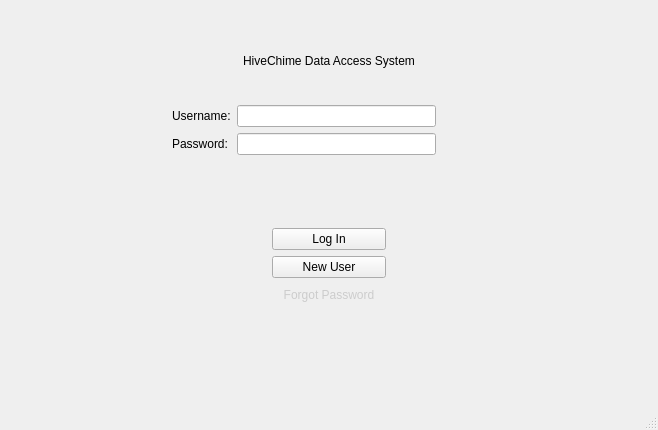
<?xml version="1.0" encoding="UTF-8"?>
<ui version="4.0">
 <class>MainWindow</class>
 <widget class="QMainWindow" name="MainWindow">
  <property name="geometry">
   <rect>
    <x>0</x>
    <y>0</y>
    <width>658</width>
    <height>430</height>
   </rect>
  </property>
  <property name="windowTitle">
   <string>MainWindow</string>
  </property>
  <widget class="QWidget" name="centralWidget">
   <layout class="QHBoxLayout" name="horizontalLayout">
    <item>
     <widget class="QStackedWidget" name="stackedWidget">
      <widget class="QWidget" name="s_login">
       <layout class="QVBoxLayout" name="verticalLayout">
        <item>
         <widget class="QLabel" name="s0_l_title">
          <property name="text">
           <string>HiveChime Data Access System</string>
          </property>
          <property name="alignment">
           <set>Qt::AlignCenter</set>
          </property>
         </widget>
        </item>
        <item>
         <layout class="QFormLayout" name="inputs">
          <property name="fieldGrowthPolicy">
           <enum>QFormLayout::AllNonFixedFieldsGrow</enum>
          </property>
          <property name="labelAlignment">
           <set>Qt::AlignLeading|Qt::AlignLeft|Qt::AlignVCenter</set>
          </property>
          <property name="formAlignment">
           <set>Qt::AlignLeading|Qt::AlignLeft|Qt::AlignTop</set>
          </property>
          <property name="leftMargin">
           <number>150</number>
          </property>
          <property name="rightMargin">
           <number>200</number>
          </property>
          <item row="0" column="0">
           <widget class="QLabel" name="s0_l_username">
            <property name="text">
             <string>Username:</string>
            </property>
           </widget>
          </item>
          <item row="0" column="1">
           <widget class="QLineEdit" name="s0_le_username">
            <property name="text">
             <string/>
            </property>
           </widget>
          </item>
          <item row="1" column="0">
           <widget class="QLabel" name="s0_l_password">
            <property name="text">
             <string>Password:</string>
            </property>
           </widget>
          </item>
          <item row="1" column="1">
           <widget class="QLineEdit" name="s0_le_password">
            <property name="text">
             <string/>
            </property>
            <property name="echoMode">
             <enum>QLineEdit::Password</enum>
            </property>
           </widget>
          </item>
         </layout>
        </item>
        <item>
         <spacer name="verticalSpacer">
          <property name="orientation">
           <enum>Qt::Vertical</enum>
          </property>
          <property name="sizeType">
           <enum>QSizePolicy::Fixed</enum>
          </property>
          <property name="sizeHint" stdset="0">
           <size>
            <width>20</width>
            <height>40</height>
           </size>
          </property>
         </spacer>
        </item>
        <item>
         <layout class="QVBoxLayout" name="buttons">
          <property name="sizeConstraint">
           <enum>QLayout::SetDefaultConstraint</enum>
          </property>
          <property name="leftMargin">
           <number>250</number>
          </property>
          <property name="rightMargin">
           <number>250</number>
          </property>
          <item>
           <widget class="QPushButton" name="s0_pb_Login">
            <property name="maximumSize">
             <size>
              <width>620</width>
              <height>16777215</height>
             </size>
            </property>
            <property name="text">
             <string>Log In</string>
            </property>
           </widget>
          </item>
          <item>
           <widget class="QPushButton" name="s0_pb_NewUser">
            <property name="text">
             <string>New User</string>
            </property>
           </widget>
          </item>
          <item>
           <widget class="QPushButton" name="s0_pb_ForgotPassword">
            <property name="palette">
             <palette>
              <active>
               <colorrole role="WindowText">
                <brush brushstyle="SolidPattern">
                 <color alpha="255">
                  <red>204</red>
                  <green>204</green>
                  <blue>204</blue>
                 </color>
                </brush>
               </colorrole>
               <colorrole role="Text">
                <brush brushstyle="SolidPattern">
                 <color alpha="255">
                  <red>204</red>
                  <green>204</green>
                  <blue>204</blue>
                 </color>
                </brush>
               </colorrole>
               <colorrole role="ButtonText">
                <brush brushstyle="SolidPattern">
                 <color alpha="255">
                  <red>204</red>
                  <green>204</green>
                  <blue>204</blue>
                 </color>
                </brush>
               </colorrole>
               <colorrole role="PlaceholderText">
                <brush brushstyle="NoBrush">
                 <color alpha="128">
                  <red>204</red>
                  <green>204</green>
                  <blue>204</blue>
                 </color>
                </brush>
               </colorrole>
              </active>
              <inactive>
               <colorrole role="WindowText">
                <brush brushstyle="SolidPattern">
                 <color alpha="255">
                  <red>204</red>
                  <green>204</green>
                  <blue>204</blue>
                 </color>
                </brush>
               </colorrole>
               <colorrole role="Text">
                <brush brushstyle="SolidPattern">
                 <color alpha="255">
                  <red>204</red>
                  <green>204</green>
                  <blue>204</blue>
                 </color>
                </brush>
               </colorrole>
               <colorrole role="ButtonText">
                <brush brushstyle="SolidPattern">
                 <color alpha="255">
                  <red>204</red>
                  <green>204</green>
                  <blue>204</blue>
                 </color>
                </brush>
               </colorrole>
               <colorrole role="PlaceholderText">
                <brush brushstyle="NoBrush">
                 <color alpha="128">
                  <red>204</red>
                  <green>204</green>
                  <blue>204</blue>
                 </color>
                </brush>
               </colorrole>
              </inactive>
              <disabled>
               <colorrole role="WindowText">
                <brush brushstyle="SolidPattern">
                 <color alpha="255">
                  <red>204</red>
                  <green>204</green>
                  <blue>204</blue>
                 </color>
                </brush>
               </colorrole>
               <colorrole role="Text">
                <brush brushstyle="SolidPattern">
                 <color alpha="255">
                  <red>204</red>
                  <green>204</green>
                  <blue>204</blue>
                 </color>
                </brush>
               </colorrole>
               <colorrole role="ButtonText">
                <brush brushstyle="SolidPattern">
                 <color alpha="255">
                  <red>204</red>
                  <green>204</green>
                  <blue>204</blue>
                 </color>
                </brush>
               </colorrole>
               <colorrole role="PlaceholderText">
                <brush brushstyle="NoBrush">
                 <color alpha="128">
                  <red>204</red>
                  <green>204</green>
                  <blue>204</blue>
                 </color>
                </brush>
               </colorrole>
              </disabled>
             </palette>
            </property>
            <property name="styleSheet">
             <string notr="true">color:  #ccc;</string>
            </property>
            <property name="text">
             <string>Forgot Password</string>
            </property>
            <property name="autoDefault">
             <bool>false</bool>
            </property>
            <property name="flat">
             <bool>true</bool>
            </property>
           </widget>
          </item>
         </layout>
        </item>
        <item>
         <widget class="QLabel" name="s0_l_status">
          <property name="maximumSize">
           <size>
            <width>16777215</width>
            <height>74</height>
           </size>
          </property>
          <property name="text">
           <string/>
          </property>
          <property name="alignment">
           <set>Qt::AlignCenter</set>
          </property>
          <property name="wordWrap">
           <bool>true</bool>
          </property>
         </widget>
        </item>
       </layout>
      </widget>
      <widget class="QWidget" name="s_newUser">
       <widget class="QLabel" name="s1_l_status">
        <property name="geometry">
         <rect>
          <x>460</x>
          <y>80</y>
          <width>181</width>
          <height>201</height>
         </rect>
        </property>
        <property name="text">
         <string/>
        </property>
        <property name="alignment">
         <set>Qt::AlignCenter</set>
        </property>
        <property name="wordWrap">
         <bool>true</bool>
        </property>
       </widget>
       <widget class="QWidget" name="layoutWidget">
        <property name="geometry">
         <rect>
          <x>200</x>
          <y>10</y>
          <width>261</width>
          <height>281</height>
         </rect>
        </property>
        <layout class="QVBoxLayout" name="verticalLayout_2">
         <item>
          <widget class="QLabel" name="s1_l_title">
           <property name="text">
            <string>New User</string>
           </property>
           <property name="alignment">
            <set>Qt::AlignCenter</set>
           </property>
          </widget>
         </item>
         <item>
          <layout class="QFormLayout" name="formLayout">
           <property name="horizontalSpacing">
            <number>0</number>
           </property>
           <item row="0" column="0">
            <widget class="QLabel" name="s1_l_username">
             <property name="text">
              <string>Username</string>
             </property>
             <property name="alignment">
              <set>Qt::AlignLeading|Qt::AlignLeft|Qt::AlignVCenter</set>
             </property>
            </widget>
           </item>
           <item row="0" column="1">
            <widget class="QLineEdit" name="s1_le_username"/>
           </item>
           <item row="1" column="0">
            <widget class="QLabel" name="s1_l_password">
             <property name="text">
              <string>Password</string>
             </property>
             <property name="alignment">
              <set>Qt::AlignCenter</set>
             </property>
            </widget>
           </item>
           <item row="1" column="1">
            <widget class="QLineEdit" name="s1_le_password">
             <property name="echoMode">
              <enum>QLineEdit::Password</enum>
             </property>
            </widget>
           </item>
           <item row="2" column="0">
            <widget class="QLabel" name="s1_l_confirmPassword">
             <property name="text">
              <string>Confirm Password</string>
             </property>
             <property name="alignment">
              <set>Qt::AlignCenter</set>
             </property>
            </widget>
           </item>
           <item row="2" column="1">
            <widget class="QLineEdit" name="s1_le_confirmPassword">
             <property name="echoMode">
              <enum>QLineEdit::Password</enum>
             </property>
            </widget>
           </item>
           <item row="3" column="0">
            <widget class="QLabel" name="s1_l_firstName">
             <property name="text">
              <string>First Name</string>
             </property>
             <property name="alignment">
              <set>Qt::AlignCenter</set>
             </property>
            </widget>
           </item>
           <item row="3" column="1">
            <widget class="QLineEdit" name="s1_le_firstName">
             <property name="text">
              <string/>
             </property>
            </widget>
           </item>
           <item row="4" column="0">
            <widget class="QLabel" name="s1_l_lastName">
             <property name="text">
              <string>Last Name</string>
             </property>
             <property name="alignment">
              <set>Qt::AlignCenter</set>
             </property>
            </widget>
           </item>
           <item row="4" column="1">
            <widget class="QLineEdit" name="s1_le_lastName">
             <property name="text">
              <string/>
             </property>
             <property name="echoMode">
              <enum>QLineEdit::Normal</enum>
             </property>
            </widget>
           </item>
           <item row="5" column="0">
            <widget class="QLabel" name="s1_l_email">
             <property name="text">
              <string>Email</string>
             </property>
             <property name="alignment">
              <set>Qt::AlignCenter</set>
             </property>
            </widget>
           </item>
           <item row="5" column="1">
            <widget class="QLineEdit" name="s1_le_email">
             <property name="text">
              <string/>
             </property>
             <property name="echoMode">
              <enum>QLineEdit::Normal</enum>
             </property>
            </widget>
           </item>
          </layout>
         </item>
         <item>
          <layout class="QHBoxLayout" name="horizontalLayout_2">
           <item>
            <widget class="QPushButton" name="s1_pb_back">
             <property name="text">
              <string>Back</string>
             </property>
            </widget>
           </item>
           <item>
            <widget class="QPushButton" name="s1_pb_CreateUser">
             <property name="text">
              <string>Create User</string>
             </property>
            </widget>
           </item>
          </layout>
         </item>
        </layout>
       </widget>
      </widget>
      <widget class="QWidget" name="s_forgotPassword">
       <widget class="QPushButton" name="s2_pb_reset">
        <property name="geometry">
         <rect>
          <x>250</x>
          <y>220</y>
          <width>121</width>
          <height>25</height>
         </rect>
        </property>
        <property name="text">
         <string>Reset Password</string>
        </property>
       </widget>
       <widget class="QLineEdit" name="s2_le_username">
        <property name="geometry">
         <rect>
          <x>230</x>
          <y>70</y>
          <width>171</width>
          <height>31</height>
         </rect>
        </property>
       </widget>
       <widget class="QLineEdit" name="s2_le_newPassword">
        <property name="geometry">
         <rect>
          <x>230</x>
          <y>120</y>
          <width>171</width>
          <height>31</height>
         </rect>
        </property>
        <property name="echoMode">
         <enum>QLineEdit::Password</enum>
        </property>
       </widget>
       <widget class="QLineEdit" name="s2_le_confPassword">
        <property name="geometry">
         <rect>
          <x>230</x>
          <y>170</y>
          <width>171</width>
          <height>31</height>
         </rect>
        </property>
        <property name="echoMode">
         <enum>QLineEdit::Password</enum>
        </property>
       </widget>
       <widget class="QLabel" name="s2_l_title">
        <property name="geometry">
         <rect>
          <x>233</x>
          <y>10</y>
          <width>171</width>
          <height>41</height>
         </rect>
        </property>
        <property name="text">
         <string>Reset password</string>
        </property>
        <property name="alignment">
         <set>Qt::AlignCenter</set>
        </property>
       </widget>
       <widget class="QLabel" name="s2_l_username">
        <property name="geometry">
         <rect>
          <x>80</x>
          <y>70</y>
          <width>131</width>
          <height>31</height>
         </rect>
        </property>
        <property name="text">
         <string>Username</string>
        </property>
        <property name="alignment">
         <set>Qt::AlignCenter</set>
        </property>
       </widget>
       <widget class="QLabel" name="s2_l_newPassword">
        <property name="geometry">
         <rect>
          <x>80</x>
          <y>120</y>
          <width>131</width>
          <height>31</height>
         </rect>
        </property>
        <property name="text">
         <string>New Password</string>
        </property>
        <property name="alignment">
         <set>Qt::AlignCenter</set>
        </property>
       </widget>
       <widget class="QLabel" name="s2_l_confPassword">
        <property name="geometry">
         <rect>
          <x>80</x>
          <y>170</y>
          <width>131</width>
          <height>31</height>
         </rect>
        </property>
        <property name="text">
         <string>Confirm Password</string>
        </property>
        <property name="alignment">
         <set>Qt::AlignCenter</set>
        </property>
       </widget>
       <widget class="QLabel" name="s2_l_status">
        <property name="geometry">
         <rect>
          <x>160</x>
          <y>300</y>
          <width>281</width>
          <height>71</height>
         </rect>
        </property>
        <property name="text">
         <string/>
        </property>
        <property name="alignment">
         <set>Qt::AlignCenter</set>
        </property>
        <property name="wordWrap">
         <bool>true</bool>
        </property>
       </widget>
      </widget>
      <widget class="QWidget" name="s_homeScreen">
       <widget class="QLabel" name="s3_l_title">
        <property name="geometry">
         <rect>
          <x>220</x>
          <y>10</y>
          <width>211</width>
          <height>31</height>
         </rect>
        </property>
        <property name="text">
         <string>Home Screen</string>
        </property>
        <property name="alignment">
         <set>Qt::AlignCenter</set>
        </property>
       </widget>
       <widget class="QLabel" name="s3_l_status">
        <property name="geometry">
         <rect>
          <x>250</x>
          <y>46</y>
          <width>151</width>
          <height>91</height>
         </rect>
        </property>
        <property name="text">
         <string/>
        </property>
        <property name="alignment">
         <set>Qt::AlignCenter</set>
        </property>
        <property name="wordWrap">
         <bool>true</bool>
        </property>
       </widget>
       <widget class="QPushButton" name="s3_pb_logout">
        <property name="geometry">
         <rect>
          <x>240</x>
          <y>340</y>
          <width>151</width>
          <height>41</height>
         </rect>
        </property>
        <property name="text">
         <string>Logout</string>
        </property>
       </widget>
       <widget class="QPushButton" name="s3_pb_beeChimes">
        <property name="geometry">
         <rect>
          <x>400</x>
          <y>70</y>
          <width>151</width>
          <height>41</height>
         </rect>
        </property>
        <property name="text">
         <string>BeeChimes</string>
        </property>
       </widget>
       <widget class="QSlider" name="s3_hs_scale">
        <property name="geometry">
         <rect>
          <x>390</x>
          <y>170</y>
          <width>171</width>
          <height>16</height>
         </rect>
        </property>
        <property name="minimum">
         <number>-3</number>
        </property>
        <property name="maximum">
         <number>3</number>
        </property>
        <property name="orientation">
         <enum>Qt::Horizontal</enum>
        </property>
       </widget>
       <widget class="QLabel" name="s3_l_scale">
        <property name="geometry">
         <rect>
          <x>390</x>
          <y>140</y>
          <width>171</width>
          <height>20</height>
         </rect>
        </property>
        <property name="text">
         <string>Time Scale</string>
        </property>
        <property name="alignment">
         <set>Qt::AlignCenter</set>
        </property>
       </widget>
       <widget class="QLabel" name="s3_l_scaleMin">
        <property name="geometry">
         <rect>
          <x>320</x>
          <y>170</y>
          <width>57</width>
          <height>16</height>
         </rect>
        </property>
        <property name="text">
         <string>1/8 x</string>
        </property>
        <property name="alignment">
         <set>Qt::AlignCenter</set>
        </property>
       </widget>
       <widget class="QLabel" name="s3_l_scaleMax">
        <property name="geometry">
         <rect>
          <x>570</x>
          <y>170</y>
          <width>57</width>
          <height>16</height>
         </rect>
        </property>
        <property name="text">
         <string>8 x</string>
        </property>
        <property name="alignment">
         <set>Qt::AlignCenter</set>
        </property>
       </widget>
       <widget class="QLabel" name="s3_l_incrementMin">
        <property name="geometry">
         <rect>
          <x>320</x>
          <y>240</y>
          <width>57</width>
          <height>16</height>
         </rect>
        </property>
        <property name="text">
         <string>1/8 s</string>
        </property>
        <property name="alignment">
         <set>Qt::AlignCenter</set>
        </property>
       </widget>
       <widget class="QLabel" name="s3_l_incrementMax">
        <property name="geometry">
         <rect>
          <x>570</x>
          <y>240</y>
          <width>57</width>
          <height>16</height>
         </rect>
        </property>
        <property name="text">
         <string>8 s</string>
        </property>
        <property name="alignment">
         <set>Qt::AlignCenter</set>
        </property>
       </widget>
       <widget class="QSlider" name="s3_hs_increment">
        <property name="geometry">
         <rect>
          <x>390</x>
          <y>240</y>
          <width>171</width>
          <height>16</height>
         </rect>
        </property>
        <property name="minimum">
         <number>-3</number>
        </property>
        <property name="maximum">
         <number>3</number>
        </property>
        <property name="orientation">
         <enum>Qt::Horizontal</enum>
        </property>
       </widget>
       <widget class="QLabel" name="s3_l_increment">
        <property name="geometry">
         <rect>
          <x>390</x>
          <y>210</y>
          <width>171</width>
          <height>20</height>
         </rect>
        </property>
        <property name="text">
         <string>Time Increment</string>
        </property>
        <property name="alignment">
         <set>Qt::AlignCenter</set>
        </property>
       </widget>
       <widget class="QLabel" name="s3_l_pSimPlayedMin">
        <property name="geometry">
         <rect>
          <x>320</x>
          <y>310</y>
          <width>57</width>
          <height>16</height>
         </rect>
        </property>
        <property name="text">
         <string>1</string>
        </property>
        <property name="alignment">
         <set>Qt::AlignCenter</set>
        </property>
       </widget>
       <widget class="QLabel" name="s3_l_pSimPlayedMax">
        <property name="geometry">
         <rect>
          <x>570</x>
          <y>310</y>
          <width>57</width>
          <height>16</height>
         </rect>
        </property>
        <property name="text">
         <string>100</string>
        </property>
        <property name="alignment">
         <set>Qt::AlignCenter</set>
        </property>
       </widget>
       <widget class="QSlider" name="s3_hs_pSimPlayed">
        <property name="geometry">
         <rect>
          <x>390</x>
          <y>310</y>
          <width>171</width>
          <height>16</height>
         </rect>
        </property>
        <property name="minimum">
         <number>1</number>
        </property>
        <property name="maximum">
         <number>100</number>
        </property>
        <property name="value">
         <number>50</number>
        </property>
        <property name="orientation">
         <enum>Qt::Horizontal</enum>
        </property>
       </widget>
       <widget class="QLabel" name="s3_l_pSimPlayed">
        <property name="geometry">
         <rect>
          <x>390</x>
          <y>280</y>
          <width>171</width>
          <height>20</height>
         </rect>
        </property>
        <property name="text">
         <string>% of Simulation Played</string>
        </property>
        <property name="alignment">
         <set>Qt::AlignCenter</set>
        </property>
       </widget>
       <widget class="QPushButton" name="s3_pb_beeAlerts">
        <property name="geometry">
         <rect>
          <x>60</x>
          <y>70</y>
          <width>151</width>
          <height>41</height>
         </rect>
        </property>
        <property name="text">
         <string>Bee Alerts</string>
        </property>
       </widget>
       <widget class="QPushButton" name="s3_pb_weather">
        <property name="geometry">
         <rect>
          <x>60</x>
          <y>130</y>
          <width>151</width>
          <height>41</height>
         </rect>
        </property>
        <property name="text">
         <string>Get Weather</string>
        </property>
       </widget>
      </widget>
      <widget class="QWidget" name="s_addHive">
       <widget class="QLabel" name="s4_l_title">
        <property name="geometry">
         <rect>
          <x>240</x>
          <y>10</y>
          <width>141</width>
          <height>21</height>
         </rect>
        </property>
        <property name="text">
         <string>Add Hive</string>
        </property>
        <property name="alignment">
         <set>Qt::AlignCenter</set>
        </property>
       </widget>
       <widget class="QLineEdit" name="s4_le_hiveID">
        <property name="geometry">
         <rect>
          <x>300</x>
          <y>50</y>
          <width>161</width>
          <height>31</height>
         </rect>
        </property>
       </widget>
       <widget class="QLabel" name="s4_l_hiveID">
        <property name="geometry">
         <rect>
          <x>170</x>
          <y>50</y>
          <width>111</width>
          <height>31</height>
         </rect>
        </property>
        <property name="text">
         <string>Hive ID</string>
        </property>
        <property name="alignment">
         <set>Qt::AlignCenter</set>
        </property>
       </widget>
       <widget class="QLabel" name="s4_l_hiveLocation">
        <property name="geometry">
         <rect>
          <x>170</x>
          <y>100</y>
          <width>111</width>
          <height>31</height>
         </rect>
        </property>
        <property name="text">
         <string>Hive Location</string>
        </property>
        <property name="alignment">
         <set>Qt::AlignCenter</set>
        </property>
       </widget>
       <widget class="QLineEdit" name="s4_le_hiveLocation">
        <property name="geometry">
         <rect>
          <x>300</x>
          <y>100</y>
          <width>161</width>
          <height>31</height>
         </rect>
        </property>
       </widget>
       <widget class="QLabel" name="s4_l_status">
        <property name="geometry">
         <rect>
          <x>13</x>
          <y>10</y>
          <width>141</width>
          <height>361</height>
         </rect>
        </property>
        <property name="text">
         <string>Not set up yet to add to database!</string>
        </property>
        <property name="alignment">
         <set>Qt::AlignCenter</set>
        </property>
        <property name="wordWrap">
         <bool>true</bool>
        </property>
       </widget>
       <widget class="QPushButton" name="s4_pb_add">
        <property name="geometry">
         <rect>
          <x>290</x>
          <y>260</y>
          <width>121</width>
          <height>41</height>
         </rect>
        </property>
        <property name="text">
         <string>Add</string>
        </property>
       </widget>
       <widget class="QPushButton" name="s4_pb_cancel">
        <property name="geometry">
         <rect>
          <x>290</x>
          <y>330</y>
          <width>121</width>
          <height>41</height>
         </rect>
        </property>
        <property name="text">
         <string>Cancel</string>
        </property>
       </widget>
      </widget>
      <widget class="QWidget" name="s_findHive">
       <widget class="QPushButton" name="s5_pb_selectHive">
        <property name="geometry">
         <rect>
          <x>320</x>
          <y>320</y>
          <width>191</width>
          <height>51</height>
         </rect>
        </property>
        <property name="text">
         <string>Select Hive</string>
        </property>
       </widget>
       <widget class="QPushButton" name="s5_pb_home">
        <property name="geometry">
         <rect>
          <x>520</x>
          <y>320</y>
          <width>121</width>
          <height>51</height>
         </rect>
        </property>
        <property name="text">
         <string>Home</string>
        </property>
       </widget>
       <widget class="QLabel" name="s5_l_currHive">
        <property name="geometry">
         <rect>
          <x>10</x>
          <y>320</y>
          <width>111</width>
          <height>51</height>
         </rect>
        </property>
        <property name="text">
         <string>Current Hive:</string>
        </property>
        <property name="alignment">
         <set>Qt::AlignCenter</set>
        </property>
        <property name="wordWrap">
         <bool>true</bool>
        </property>
       </widget>
       <widget class="QLabel" name="s5_l_currentHiveStatus">
        <property name="geometry">
         <rect>
          <x>130</x>
          <y>320</y>
          <width>181</width>
          <height>51</height>
         </rect>
        </property>
        <property name="text">
         <string/>
        </property>
        <property name="alignment">
         <set>Qt::AlignCenter</set>
        </property>
        <property name="wordWrap">
         <bool>true</bool>
        </property>
       </widget>
      </widget>
      <widget class="QWidget" name="s_hiveScreen">
       <widget class="QLabel" name="s6_l_title">
        <property name="geometry">
         <rect>
          <x>260</x>
          <y>20</y>
          <width>131</width>
          <height>41</height>
         </rect>
        </property>
        <property name="text">
         <string>Hive Screen</string>
        </property>
        <property name="alignment">
         <set>Qt::AlignCenter</set>
        </property>
        <property name="wordWrap">
         <bool>true</bool>
        </property>
       </widget>
       <widget class="QPushButton" name="s6_pb_editHive">
        <property name="geometry">
         <rect>
          <x>250</x>
          <y>320</y>
          <width>151</width>
          <height>41</height>
         </rect>
        </property>
        <property name="text">
         <string>Edit Hive</string>
        </property>
       </widget>
       <widget class="QPushButton" name="s6_pb_viewData">
        <property name="geometry">
         <rect>
          <x>250</x>
          <y>260</y>
          <width>151</width>
          <height>41</height>
         </rect>
        </property>
        <property name="text">
         <string>View Data</string>
        </property>
       </widget>
       <widget class="QLabel" name="s6_l_status">
        <property name="geometry">
         <rect>
          <x>240</x>
          <y>80</y>
          <width>161</width>
          <height>61</height>
         </rect>
        </property>
        <property name="text">
         <string/>
        </property>
        <property name="alignment">
         <set>Qt::AlignCenter</set>
        </property>
        <property name="wordWrap">
         <bool>true</bool>
        </property>
       </widget>
       <widget class="QPushButton" name="s6_pb_back">
        <property name="geometry">
         <rect>
          <x>10</x>
          <y>10</y>
          <width>83</width>
          <height>25</height>
         </rect>
        </property>
        <property name="text">
         <string>Back</string>
        </property>
       </widget>
      </widget>
      <widget class="QWidget" name="s_editHive">
       <widget class="QLabel" name="s7_l_title">
        <property name="geometry">
         <rect>
          <x>250</x>
          <y>10</y>
          <width>151</width>
          <height>31</height>
         </rect>
        </property>
        <property name="text">
         <string>Edit Hive</string>
        </property>
        <property name="alignment">
         <set>Qt::AlignCenter</set>
        </property>
        <property name="wordWrap">
         <bool>true</bool>
        </property>
       </widget>
       <widget class="QLabel" name="s7_l_updateLocation">
        <property name="geometry">
         <rect>
          <x>90</x>
          <y>80</y>
          <width>151</width>
          <height>21</height>
         </rect>
        </property>
        <property name="text">
         <string>Update location:</string>
        </property>
        <property name="alignment">
         <set>Qt::AlignCenter</set>
        </property>
       </widget>
       <widget class="QLineEdit" name="s7_le_updateLocation">
        <property name="geometry">
         <rect>
          <x>260</x>
          <y>80</y>
          <width>171</width>
          <height>25</height>
         </rect>
        </property>
       </widget>
       <widget class="QPushButton" name="s7_pb_submitChanges">
        <property name="geometry">
         <rect>
          <x>222</x>
          <y>310</y>
          <width>211</width>
          <height>51</height>
         </rect>
        </property>
        <property name="text">
         <string>Submit Changes</string>
        </property>
       </widget>
      </widget>
      <widget class="QWidget" name="s_hiveData">
       <widget class="QLabel" name="s8_l_status">
        <property name="geometry">
         <rect>
          <x>250</x>
          <y>140</y>
          <width>141</width>
          <height>20</height>
         </rect>
        </property>
        <property name="text">
         <string>Cue the music, folks</string>
        </property>
       </widget>
       <widget class="QLabel" name="s8_l_title">
        <property name="geometry">
         <rect>
          <x>290</x>
          <y>20</y>
          <width>64</width>
          <height>17</height>
         </rect>
        </property>
        <property name="text">
         <string>Data</string>
        </property>
        <property name="alignment">
         <set>Qt::AlignCenter</set>
        </property>
        <property name="wordWrap">
         <bool>true</bool>
        </property>
       </widget>
       <widget class="QPushButton" name="s8_pb_back">
        <property name="geometry">
         <rect>
          <x>280</x>
          <y>320</y>
          <width>83</width>
          <height>25</height>
         </rect>
        </property>
        <property name="text">
         <string>Back</string>
        </property>
       </widget>
      </widget>
     </widget>
    </item>
   </layout>
  </widget>
  <widget class="QStatusBar" name="statusBar"/>
 </widget>
 <layoutdefault spacing="6" margin="11"/>
 <tabstops>
  <tabstop>s0_le_username</tabstop>
  <tabstop>s0_le_password</tabstop>
  <tabstop>s0_pb_Login</tabstop>
  <tabstop>s0_pb_NewUser</tabstop>
  <tabstop>s0_pb_ForgotPassword</tabstop>
  <tabstop>s1_le_username</tabstop>
  <tabstop>s1_le_password</tabstop>
  <tabstop>s1_le_confirmPassword</tabstop>
  <tabstop>s1_le_firstName</tabstop>
  <tabstop>s1_le_lastName</tabstop>
  <tabstop>s1_le_email</tabstop>
  <tabstop>s1_pb_CreateUser</tabstop>
  <tabstop>s2_le_username</tabstop>
  <tabstop>s2_le_newPassword</tabstop>
  <tabstop>s2_le_confPassword</tabstop>
  <tabstop>s2_pb_reset</tabstop>
  <tabstop>s3_pb_logout</tabstop>
  <tabstop>s3_pb_beeChimes</tabstop>
  <tabstop>s3_hs_scale</tabstop>
  <tabstop>s3_hs_increment</tabstop>
  <tabstop>s3_hs_pSimPlayed</tabstop>
  <tabstop>s4_le_hiveID</tabstop>
  <tabstop>s4_le_hiveLocation</tabstop>
  <tabstop>s4_pb_add</tabstop>
  <tabstop>s4_pb_cancel</tabstop>
  <tabstop>s5_pb_selectHive</tabstop>
  <tabstop>s5_pb_home</tabstop>
  <tabstop>s6_pb_viewData</tabstop>
  <tabstop>s6_pb_editHive</tabstop>
  <tabstop>s6_pb_back</tabstop>
  <tabstop>s7_le_updateLocation</tabstop>
  <tabstop>s8_pb_back</tabstop>
  <tabstop>s7_pb_submitChanges</tabstop>
 </tabstops>
 <resources/>
 <connections/>
</ui>
